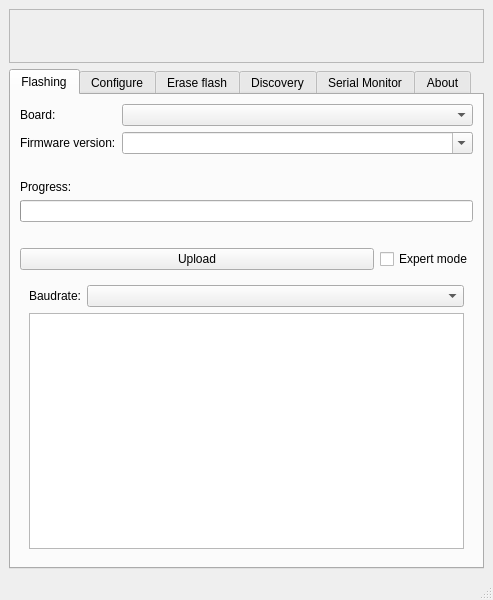
<?xml version="1.0" encoding="UTF-8"?>
<ui version="4.0">
 <class>MainWindow</class>
 <widget class="QMainWindow" name="MainWindow">
  <property name="geometry">
   <rect>
    <x>0</x>
    <y>0</y>
    <width>493</width>
    <height>600</height>
   </rect>
  </property>
  <property name="sizePolicy">
   <sizepolicy hsizetype="Preferred" vsizetype="Minimum">
    <horstretch>0</horstretch>
    <verstretch>0</verstretch>
   </sizepolicy>
  </property>
  <property name="windowTitle">
   <string>Sensor.Community - Airrohr Flasher (v{version})</string>
  </property>
  <property name="windowIcon">
   <iconset>
    <normaloff>../assets/logo.png</normaloff>../assets/logo.png</iconset>
  </property>
  <widget class="QWidget" name="centralwidget">
   <property name="sizePolicy">
    <sizepolicy hsizetype="Expanding" vsizetype="Minimum">
     <horstretch>0</horstretch>
     <verstretch>0</verstretch>
    </sizepolicy>
   </property>
   <layout class="QVBoxLayout" name="verticalLayout">
    <item>
     <widget class="QFrame" name="globalMessage">
      <property name="frameShape">
       <enum>QFrame::StyledPanel</enum>
      </property>
      <property name="frameShadow">
       <enum>QFrame::Raised</enum>
      </property>
      <layout class="QVBoxLayout" name="verticalLayout_2">
       <item>
        <widget class="QLabel" name="globalMessageTitle">
         <property name="font">
          <font>
           <weight>75</weight>
           <bold>true</bold>
          </font>
         </property>
         <property name="text">
          <string/>
         </property>
        </widget>
       </item>
       <item>
        <widget class="QLabel" name="globalMessageText">
         <property name="text">
          <string/>
         </property>
         <property name="openExternalLinks">
          <bool>true</bool>
         </property>
        </widget>
       </item>
      </layout>
     </widget>
    </item>
    <item>
     <widget class="QTabWidget" name="tabWidget">
      <property name="layoutDirection">
       <enum>Qt::LeftToRight</enum>
      </property>
      <property name="tabPosition">
       <enum>QTabWidget::North</enum>
      </property>
      <property name="currentIndex">
       <number>0</number>
      </property>
      <widget class="QWidget" name="programmingTab">
       <property name="sizePolicy">
        <sizepolicy hsizetype="Preferred" vsizetype="Fixed">
         <horstretch>0</horstretch>
         <verstretch>0</verstretch>
        </sizepolicy>
       </property>
       <attribute name="title">
        <string>Flashing</string>
       </attribute>
       <layout class="QGridLayout" name="gridLayout_2" rowstretch="0,0,0,0,0,0,0,0,1">

        <item row="1" column="0">
         <widget class="QLabel" name="label_board">
          <property name="text">
           <string>Board:</string>
          </property>
         </widget>
        </item>
        <item row="1" column="1">
         <widget class="QComboBox" name="boardBox">
          <property name="sizePolicy">
           <sizepolicy hsizetype="MinimumExpanding" vsizetype="Fixed">
            <horstretch>0</horstretch>
            <verstretch>0</verstretch>
           </sizepolicy>
          </property>
         </widget>
        </item>

        <item row="2" column="0">
         <widget class="QLabel" name="label_fwVersion">
          <property name="text">
           <string>Firmware version:</string>
          </property>
         </widget>
        </item>
        <item row="2" column="1">
         <widget class="QComboBox" name="versionBox">
          <property name="sizePolicy">
           <sizepolicy hsizetype="MinimumExpanding" vsizetype="Fixed">
            <horstretch>0</horstretch>
            <verstretch>0</verstretch>
           </sizepolicy>
          </property>
          <property name="editable">
           <bool>true</bool>
          </property>
         </widget>
        </item>

        <item row="3" column="0" colspan="2">
         <widget class="QLabel" name="label_spacer">
          <property name="text">
           <string> </string>
          </property>
          <property name="textFormat">
           <enum>Qt::RichText</enum>
          </property>
          <property name="alignment">
           <set>Qt::AlignLeading|Qt::AlignLeft|Qt::AlignTop</set>
          </property>
          <property name="wordWrap">
           <bool>true</bool>
          </property>
         </widget>
        </item>

        <item row="4" column="0" colspan="2">
         <widget class="QLabel" name="label_progress">
          <property name="sizePolicy">
           <sizepolicy hsizetype="Expanding" vsizetype="Preferred">
            <horstretch>0</horstretch>
            <verstretch>0</verstretch>
           </sizepolicy>
          </property>
          <property name="text">
           <string>Progress:</string>
          </property>
         </widget>
		</item>

        <item row="5" column="0" colspan="2">
         <widget class="QProgressBar" name="progressBar" />
        </item>
        
        <item row="6" column="0" colspan="2">
         <widget class="QLabel" name="label_spacer">
          <property name="text">
           <string> </string>
          </property>
          <property name="textFormat">
           <enum>Qt::RichText</enum>
          </property>
          <property name="alignment">
           <set>Qt::AlignLeading|Qt::AlignLeft|Qt::AlignTop</set>
          </property>
          <property name="wordWrap">
           <bool>true</bool>
          </property>
         </widget>
        </item>

        <item row="7" column="0" colspan="2">
         <layout class="QHBoxLayout" name="horizontalLayout">
          <item>
           <widget class="QPushButton" name="uploadButton">
            <property name="sizePolicy">
             <sizepolicy hsizetype="Expanding" vsizetype="Fixed">
              <horstretch>0</horstretch>
              <verstretch>0</verstretch>
             </sizepolicy>
            </property>
            <property name="text">
             <string>Upload</string>
            </property>
           </widget>
          </item>
          <item>
           <widget class="QCheckBox" name="expertModeBox">
            <property name="text">
             <string>Expert mode</string>
            </property>
            <property name="checkable">
             <bool>true</bool>
            </property>
           </widget>
          </item>
         </layout>
        </item>

        <item row="8" column="0" colspan="2">
         <widget class="QWidget" name="expertForm" native="true">
          <property name="sizePolicy">
           <sizepolicy hsizetype="Preferred" vsizetype="Expanding">
            <horstretch>0</horstretch>
            <verstretch>0</verstretch>
           </sizepolicy>
          </property>
          <layout class="QFormLayout" name="formLayout_2">
           <item row="0" column="0">
            <widget class="QLabel" name="label_3">
             <property name="text">
              <string>Baudrate:</string>
             </property>
            </widget>
           </item>
           <item row="0" column="1">
            <widget class="QComboBox" name="comboBox">
             <property name="sizePolicy">
              <sizepolicy hsizetype="Expanding" vsizetype="Minimum">
               <horstretch>0</horstretch>
               <verstretch>0</verstretch>
              </sizepolicy>
             </property>
            </widget>
           </item>
           <item row="1" column="0" colspan="2">
            <widget class="QTextBrowser" name="textBrowser">
             <property name="sizePolicy">
              <sizepolicy hsizetype="Expanding" vsizetype="Expanding">
               <horstretch>0</horstretch>
               <verstretch>1</verstretch>
              </sizepolicy>
             </property>
            </widget>
           </item>
          </layout>
         </widget>
        </item>

       </layout>
      </widget>
      <widget class="QWidget" name="configTab">
       <property name="sizePolicy">
        <sizepolicy hsizetype="Preferred" vsizetype="Fixed">
         <horstretch>0</horstretch>
         <verstretch>0</verstretch>
        </sizepolicy>
       </property>
       <attribute name="title">
        <string>Configure</string>
       </attribute>
       <layout class="QGridLayout" name="gridLayout_5" rowstretch="0,0,0,0,0,0,0,0,0,0,0,0,1">

        <item row="0" column="0">
         <widget class="QLabel" name="label_customName">
          <property name="text">
           <string>Custom name:</string>
          </property>
         </widget>
        </item>
        <item row="0" column="1">
         <widget class="QLineEdit" name="customName">
          <property name="sizePolicy">
           <sizepolicy hsizetype="MinimumExpanding" vsizetype="Fixed">
            <horstretch>0</horstretch>
            <verstretch>0</verstretch>
           </sizepolicy>
          </property>
         </widget>
        </item>

        <item row="1" column="0">
         <widget class="QLabel" name="label_wifiSSID">
          <property name="text">
           <string>WiFi SSID:</string>
          </property>
         </widget>
        </item>
        <item row="1" column="1">
         <widget class="QLineEdit" name="wifiSSID">
          <property name="sizePolicy">
           <sizepolicy hsizetype="MinimumExpanding" vsizetype="Fixed">
            <horstretch>0</horstretch>
            <verstretch>0</verstretch>
           </sizepolicy>
          </property>
         </widget>
        </item>

        <item row="2" column="0">
         <widget class="QLabel" name="label_wifiPW">
          <property name="text">
           <string>WiFi password:</string>
          </property>
         </widget>
        </item>
        <item row="2" column="1">
         <layout class="QGridLayout" name="gridLayout_5" rowstretch="0">
          <item row="0" column="0">
           <widget class="QLineEdit" name="wifiPW">
            <property name="sizePolicy">
             <sizepolicy hsizetype="MinimumExpanding" vsizetype="Fixed">
              <horstretch>0</horstretch>
              <verstretch>0</verstretch>
             </sizepolicy>
            </property>
           </widget>
		  </item>
		  <item row="0" column="1">
           <widget class="QLabel" name="label_wifiPW_empty">
            <property name="text">
		     <string>empty:</string>
            </property>
           </widget>
		  </item>
		  <item row="0" column="2">
           <widget class="QCheckBox" name="wifiPW_empty">
            <property name="sizePolicy">
             <sizepolicy hsizetype="Minimum" vsizetype="Fixed">
              <horstretch>0</horstretch>
              <verstretch>0</verstretch>
             </sizepolicy>
            </property>
           </widget>
		  </item>
		 </layout>
        </item>

        <item row="3" column="0">
         <widget class="QLabel" name="label_empty_field">
          <property name="text">
           <string> </string>
          </property>
         </widget>
        </item>
        <item row="3" column="1">
         <widget class="QLabel" name="label_desc_empty_password">
          <property name="text">
           <string>Mark "empty" if you want to use the device in a wifi network without password.</string>
             <sizepolicy hsizetype="MinimumExpanding" vsizetype="Fixed">
              <horstretch>0</horstretch>
              <verstretch>0</verstretch>
             </sizepolicy>
          </property>
        </widget>
        </item>

        <item row="4" column="0">
         <widget class="QLabel" name="label_sensor1">
          <property name="text">
           <string>Sensor 1:</string>
          </property>
         </widget>
        </item>
        <item row="4" column="1">
         <widget class="QComboBox" name="sensor1Box">
          <property name="sizePolicy">
           <sizepolicy hsizetype="MinimumExpanding" vsizetype="Fixed">
            <horstretch>0</horstretch>
            <verstretch>0</verstretch>
           </sizepolicy>
          </property>
          <property name="editable">
           <bool>true</bool>
          </property>
         </widget>
        </item>

        <item row="5" column="0">
         <widget class="QLabel" name="label_sensor2">
          <property name="text">
           <string>Sensor 2:</string>
          </property>
         </widget>
        </item>
        <item row="5" column="1">
         <widget class="QComboBox" name="sensor2Box">
          <property name="sizePolicy">
           <sizepolicy hsizetype="MinimumExpanding" vsizetype="Fixed">
            <horstretch>0</horstretch>
            <verstretch>0</verstretch>
           </sizepolicy>
          </property>
          <property name="editable">
           <bool>true</bool>
          </property>
         </widget>
        </item>

        <item row="6" column="0">
         <widget class="QLabel" name="label_language">
          <property name="text">
           <string>Language:</string>
          </property>
         </widget>
        </item>
        <item row="6" column="1">
         <widget class="QComboBox" name="languageBox">
          <property name="sizePolicy">
           <sizepolicy hsizetype="MinimumExpanding" vsizetype="Fixed">
            <horstretch>0</horstretch>
            <verstretch>0</verstretch>
           </sizepolicy>
          </property>
          <property name="editable">
           <bool>true</bool>
          </property>
         </widget>
        </item>

        <item row="7" column="0" colspan="2">
         <widget class="QLabel" name="label_spacer">
          <property name="text">
           <string> </string>
          </property>
          <property name="textFormat">
           <enum>Qt::RichText</enum>
          </property>
          <property name="alignment">
           <set>Qt::AlignLeading|Qt::AlignLeft|Qt::AlignTop</set>
          </property>
          <property name="wordWrap">
           <bool>true</bool>
          </property>
         </widget>
        </item>

        <item row="8" column="0" colspan="2">
         <widget class="QLabel" name="label_progress_config">
          <property name="sizePolicy">
           <sizepolicy hsizetype="Expanding" vsizetype="Preferred">
            <horstretch>0</horstretch>
            <verstretch>0</verstretch>
           </sizepolicy>
          </property>
          <property name="text">
           <string>Progress:</string>
          </property>
         </widget>
		</item>

        <item row="9" column="0" colspan="2">
         <widget class="QProgressBar" name="progressBar_config" />
        </item>
        
        <item row="10" column="0" colspan="2">
         <widget class="QLabel" name="label_spacer">
          <property name="text">
           <string> </string>
          </property>
          <property name="textFormat">
           <enum>Qt::RichText</enum>
          </property>
          <property name="alignment">
           <set>Qt::AlignLeading|Qt::AlignLeft|Qt::AlignTop</set>
          </property>
          <property name="wordWrap">
           <bool>true</bool>
          </property>
         </widget>
        </item>

        <item row="11" column="0" colspan="2">
         <widget class="QPushButton" name="wifiButton">
          <property name="sizePolicy">
           <sizepolicy hsizetype="Expanding" vsizetype="Fixed">
            <horstretch>0</horstretch>
            <verstretch>0</verstretch>
           </sizepolicy>
          </property>
           <property name="text">
             <string>Save configuration</string>
            </property>
         </widget>
        </item>

       </layout>
      </widget>
      <widget class="QWidget" name="resetTab">
       <property name="sizePolicy">
        <sizepolicy hsizetype="Preferred" vsizetype="Fixed">
         <horstretch>0</horstretch>
         <verstretch>0</verstretch>
        </sizepolicy>
       </property>
       <attribute name="title">
        <string>Erase flash</string>
       </attribute>
       <layout class="QGridLayout" name="gridLayout_6" rowstretch="0,0,0,0,0,0,0,1">
        <item row="0" column="0">
         <widget class="QLabel" name="label_eraseText">
          <property name="text">
           <string>This will completely erase the flash memory (firmware and configuration). After that you will need to reflash the firmware and reconfigure the device.</string>
          </property>
          <property name="textFormat">
           <enum>Qt::RichText</enum>
          </property>
          <property name="alignment">
           <set>Qt::AlignLeading|Qt::AlignLeft|Qt::AlignTop</set>
          </property>
          <property name="wordWrap">
           <bool>true</bool>
          </property>
         </widget>
        </item>

        <item row="1" column="0" colspan="2">
         <widget class="QLabel" name="label_spacer">
          <property name="text">
           <string> </string>
          </property>
          <property name="textFormat">
           <enum>Qt::RichText</enum>
          </property>
          <property name="alignment">
           <set>Qt::AlignLeading|Qt::AlignLeft|Qt::AlignTop</set>
          </property>
          <property name="wordWrap">
           <bool>true</bool>
          </property>
         </widget>
        </item>

        <item row="2" column="0">
         <widget class="QLabel" name="label_progress">
          <property name="sizePolicy">
           <sizepolicy hsizetype="Expanding" vsizetype="Preferred">
            <horstretch>0</horstretch>
            <verstretch>0</verstretch>
           </sizepolicy>
          </property>
          <property name="text">
           <string> </string>
          </property>
         </widget>
		</item>
 
        <item row="3" column="0" colspan="2">
         <widget class="QProgressBar" name="progressBar_erase" />
        </item>
        
        <item row="4" column="0" colspan="2">
         <widget class="QLabel" name="label_spacer">
          <property name="text">
           <string> </string>
          </property>
          <property name="textFormat">
           <enum>Qt::RichText</enum>
          </property>
          <property name="alignment">
           <set>Qt::AlignLeading|Qt::AlignLeft|Qt::AlignTop</set>
          </property>
          <property name="wordWrap">
           <bool>true</bool>
          </property>
         </widget>
        </item>

        <item rot="5" column="0">
           <widget class="QPushButton" name="eraseButton">
            <property name="sizePolicy">
              <sizepolicy hsizetype="Expanding" vsizetype="Fixed">
              <horstretch>0</horstretch>
              <verstretch>0</verstretch>
              </sizepolicy>
            </property>
            <property name="text">
              <string>Erase Flash</string>
            </property>
            </widget>
          </item>
       </layout>
      </widget>
      <widget class="QWidget" name="discoveryTab">
       <attribute name="title">
        <string>Discovery</string>
       </attribute>
       <layout class="QGridLayout" name="gridLayout">
        <item row="3" column="0" colspan="2">
         <widget class="QListWidget" name="discoveryList"/>
        </item>
        <item row="4" column="0" colspan="2">
         <widget class="QLabel" name="label_5">
          <property name="font">
           <font>
            <italic>true</italic>
           </font>
          </property>
          <property name="text">
           <string>Double-click to open configuration page.</string>
          </property>
          <property name="alignment">
           <set>Qt::AlignRight|Qt::AlignTrailing|Qt::AlignVCenter</set>
          </property>
         </widget>
        </item>
        <item row="1" column="0">
         <widget class="QLabel" name="label_4">
          <property name="sizePolicy">
           <sizepolicy hsizetype="Expanding" vsizetype="Preferred">
            <horstretch>0</horstretch>
            <verstretch>0</verstretch>
           </sizepolicy>
          </property>
          <property name="text">
           <string>Sensors detected in local network:</string>
          </property>
         </widget>
        </item>
        <item row="1" column="1">
         <widget class="QPushButton" name="discoveryRefreshButton">
          <property name="text">
           <string>Refresh</string>
          </property>
         </widget>
        </item>
       </layout>
      </widget>
      <widget class="QWidget" name="serialTab">
       <attribute name="title">
        <string>Serial Monitor</string>
       </attribute>
       <layout class="QGridLayout" name="gridLayout_4">
        <item row="2" column="0">
         <widget class="QTextEdit" name="serialTextEdit"/>
        </item>
        <item row="0" column="0">
         <widget class="QLabel" name="label_9">
          <property name="text">
           <string>In case of sensor issues, Serial Monitor can be used to review logs sent by the sensor over USB cable.</string>
          </property>
          <property name="wordWrap">
           <bool>true</bool>
          </property>
         </widget>
        </item>
        <item row="1" column="0">
         <widget class="QPushButton" name="serialConnectButton">
          <property name="text">
           <string>Connect</string>
          </property>
          <property name="checkable">
           <bool>true</bool>
          </property>
         </widget>
        </item>
       </layout>
      </widget>
      <widget class="QWidget" name="aboutTab">
       <attribute name="title">
        <string>About</string>
       </attribute>
       <layout class="QGridLayout" name="gridLayout_3">
        <property name="spacing">
         <number>12</number>
        </property>
        <item row="1" column="1">
         <widget class="QLabel" name="buildLabel">
          <property name="font">
           <font>
            <weight>50</weight>
            <bold>false</bold>
           </font>
          </property>
          <property name="text">
           <string>&lt;b&gt;Sensor.Community Airrohr Flasher&lt;/b&gt;&lt;br/&gt;Build {build_id}</string>
          </property>
         </widget>
        </item>
        <item row="1" column="0">
         <widget class="QLabel" name="label_6">
          <property name="maximumSize">
           <size>
            <width>64</width>
            <height>64</height>
           </size>
          </property>
          <property name="text">
           <string/>
          </property>
          <property name="pixmap">
           <pixmap>../assets/logo.png</pixmap>
          </property>
          <property name="scaledContents">
           <bool>true</bool>
          </property>
         </widget>
        </item>
        <item row="2" column="0" colspan="2">
         <widget class="QLabel" name="label_8">
          <property name="text">
           <string>&lt;html&gt;&lt;head/&gt;&lt;body&gt;&lt;p&gt;Developed by &lt;a href=&quot;https://inf.re/&quot;&gt;&lt;span style=&quot; text-decoration: underline; color:#0000ff;&quot;&gt;Piotr Dobrowolski&lt;/span&gt;&lt;/a&gt;.&lt;/p&gt;&lt;p&gt;This software is released under the terms of MIT license. No warranty is provided.&lt;/p&gt;&lt;p&gt;For newest release see: &lt;a href=&quot;https://d.inf.re/luftdaten/&quot;&gt;&lt;span style=&quot; text-decoration: underline; color:#0000ff;&quot;&gt;https://d.inf.re/luftdaten/&lt;/span&gt;&lt;/a&gt;&lt;/p&gt;&lt;/body&gt;&lt;/html&gt;</string>
          </property>
          <property name="textFormat">
           <enum>Qt::RichText</enum>
          </property>
          <property name="alignment">
           <set>Qt::AlignLeading|Qt::AlignLeft|Qt::AlignTop</set>
          </property>
          <property name="wordWrap">
           <bool>true</bool>
          </property>
          <property name="openExternalLinks">
           <bool>true</bool>
          </property>
         </widget>
        </item>
       </layout>
      </widget>
     </widget>
    </item>
   </layout>
  </widget>
  <widget class="QMenuBar" name="menubar">
   <property name="geometry">
    <rect>
     <x>0</x>
     <y>0</y>
     <width>493</width>
     <height>20</height>
    </rect>
   </property>
  </widget>
  <widget class="QStatusBar" name="statusbar"/>
 </widget>
 <resources/>
 <connections/>
</ui>
